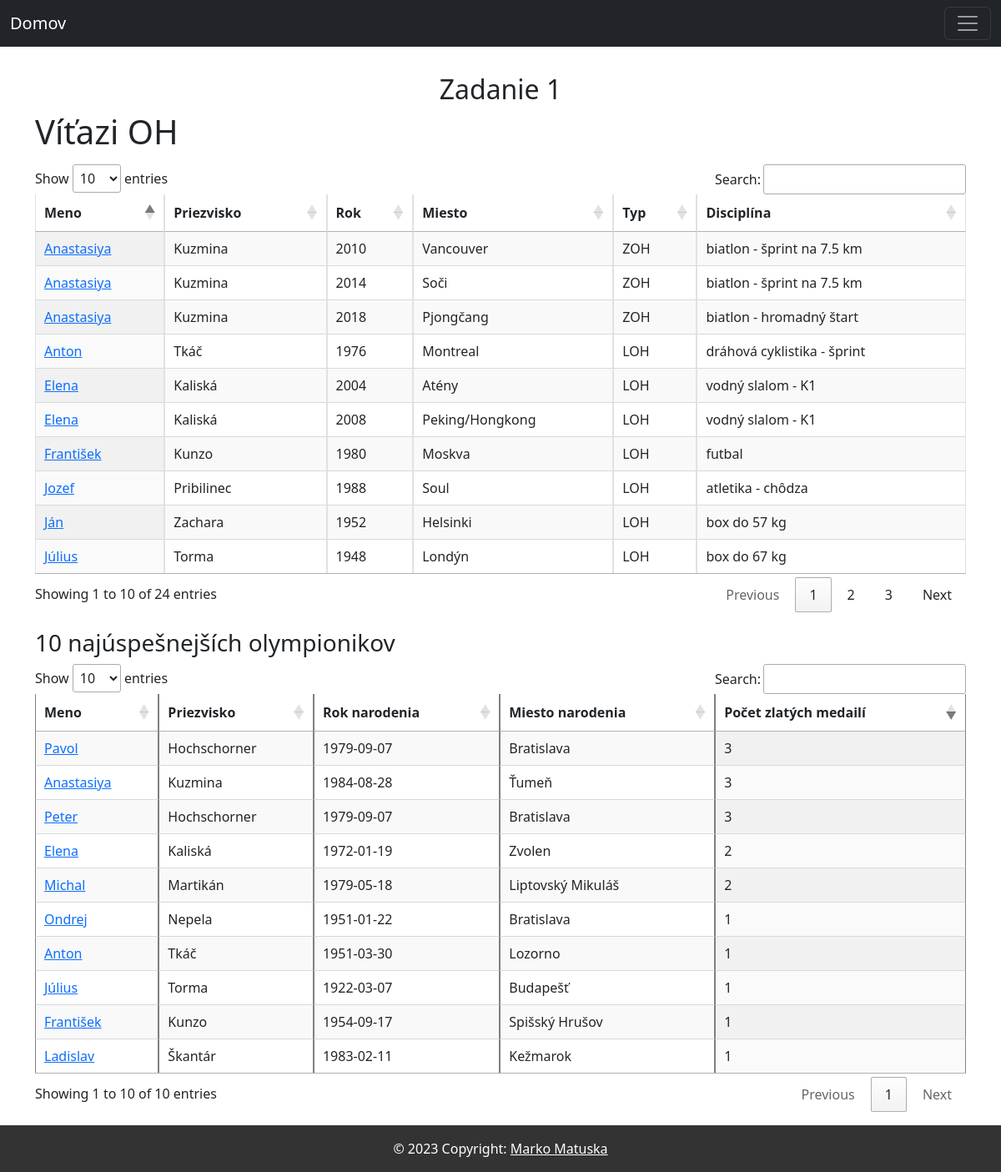
The page / on the database its author committed.
### tables this page shows
CREATE TABLE `placement` (
  `id` int UNSIGNED NOT NULL,
  `person_id` int UNSIGNED NOT NULL,
  `games_id` int UNSIGNED NOT NULL,
  `placing` smallint UNSIGNED NOT NULL,
  `discipline` varchar(200) NOT NULL
);

CREATE TABLE `person` (
  `id` int UNSIGNED NOT NULL,
  `name` varchar(100) NOT NULL,
  `surname` varchar(100) NOT NULL,
  `birth_day` date NOT NULL,
  `birth_place` varchar(100) NOT NULL,
  `birth_country` varchar(100) NOT NULL,
  `death_day` date DEFAULT NULL,
  `death_place` varchar(100) DEFAULT NULL,
  `death_country` varchar(100) DEFAULT NULL
);

CREATE TABLE `games` (
  `id` int UNSIGNED NOT NULL,
  `type` varchar(10) NOT NULL,
  `year` smallint NOT NULL,
  `games_order` tinyint UNSIGNED NOT NULL,
  `city` varchar(100) NOT NULL,
  `country` varchar(100) NOT NULL
);

### index.php (the view, shortened to what this page needs)
<?php
require_once('config.php');
try {
  $db = new PDO("mysql:host=$hostname;dbname=$dbname", $username, $password);
  $db->setAttribute(PDO::ATTR_ERRMODE, PDO::ERRMODE_EXCEPTION);
  $query = "SELECT *
    FROM person
    JOIN placement ON person.id = placement.person_id
    JOIN games ON placement.games_id = games.id
    where placement.placing = 1";
  $stmt = $db->query($query);
  $results = $stmt->fetchAll(PDO::FETCH_ASSOC);
  $query = "SELECT person.*, COUNT(placement.placing)
    FROM person
    INNER JOIN placement ON person.id = placement.person_id
    WHERE placement.placing = 1
    GROUP BY person.id
    ORDER BY COUNT(placement.placing) DESC
    LIMIT 10";
  $stmt = $db->query($query);
  $topResults = $stmt->fetchAll(PDO::FETCH_ASSOC);
} catch (PDOException $e) {
  echo $e->getMessage();
}
?>
<!DOCTYPE html>
<html lang="en">
<head>
  <link href="https://cdn.jsdelivr.net/npm/bootstrap@5.2.2/dist/css/bootstrap.min.css" rel="stylesheet">
  <link href="https://cdn.datatables.net/1.13.3/css/jquery.dataTables.css" rel="stylesheet">
  <link rel="stylesheet" href="stylesheet/style.css">
</head>
<body>
  <h2 style="text-align: center;">Zadanie 1</h2>
  <div>
    <nav class="navbar navbar-dark bg-dark fixed-top">
      <div class="container-fluid">
        <a class="navbar-brand" href="index.php">Domov</a>
        <button name="navBar" class="navbar-toggler" type="button" data-bs-toggle="offcanvas" data-bs-target="#offcanvasDarkNavbar" aria-controls="offcanvasDarkNavbar">
          <span class="navbar-toggler-icon"></span>
        </button>
      </div>
    </nav>
  </div>
  <div class="container-md">
    <h1 style="margin-bottom: 15px">Víťazi OH</h1>
    <table class="table display table-striped table-bordered">
      <thead class="thead-dark">
        <tr>
          <th>Meno</th>
          <th>Priezvisko</th>
          <th>Rok</th>
          <th>Miesto</th>
          <th>Typ</th>
          <th>Disciplína</th>
        </tr>
      </thead>
      <tbody>
        <?php
        foreach ($results as $result) {
          echo "<tr><td><a href='profileModal.php?id=" .  $result["person_id"] . "'>" . $result["name"] . "</a><td>" . $result["surname"] . "</td><td>" . $result["year"] . "</td><td>" . $result["city"] . "</td><td>" . $result["type"] . "</td><td>" . $result["discipline"] . "</td></tr>";
        }
        ?>
      </tbody>
    </table>
    <div style="margin-top: 20px;">
      <h3>10 najúspešnejších olympionikov</h3>
      <table class="table2 display table-striped table-bordered" style="width: 100%">
        <thead class="thead-dark">
          <tr>
            <th>Meno</th>
            <th>Priezvisko</th>
            <th>Rok narodenia</th>
            <th>Miesto narodenia</th>
            <th>Počet zlatých medailí</th>
          </tr>
        </thead>
        <tbody>
          <?php
          foreach ($topResults as $result) {
            echo "<tr><td><a href='profileModal.php?id=" .  $result["id"] . "'>" . $result["name"] . "</a></td><td>" . $result["surname"] . "</td><td>" . $result["birth_day"] . "</td><td>" . $result["birth_place"] . "</td><td>" . $result["COUNT(placement.placing)"] . "</td></tr>";
          }
          ?>
        </tbody>
      </table>
    </div>
  </div>
  <div class="text-center p-3 text-white mt-3" style="background-color: rgba(0, 0, 0, 0.8);">
    © 2023 Copyright:
    <a class="text-white" href="https://www.instagram.com/markomatuska/">Marko Matuska</a>
  </div>
</body>
</html>

### stylesheet/style.css (style rules this page uses)
body, html { padding-top: 44px; }

### rows shown on the page
placement: person.name "Elena", person.surname "Kaliská", games.year "2004", games.city "Atény", games.type "LOH", discipline "vodný slalom - K1"
placement: person.name "Elena", person.surname "Kaliská", games.year "2008", games.city "Peking/Hongkong", games.type "LOH", discipline "vodný slalom - K1"
placement: person.name "Anastasiya", person.surname "Kuzmina", games.year "2010", games.city "Vancouver", games.type "ZOH", discipline "biatlon - šprint na 7.5 km"
placement: person.name "Anastasiya", person.surname "Kuzmina", games.year "2014", games.city "Soči", games.type "ZOH", discipline "biatlon - šprint na 7.5 km"
placement: person.name "Anastasiya", person.surname "Kuzmina", games.year "2018", games.city "Pjongčang", games.type "ZOH", discipline "biatlon - hromadný štart"
placement: person.name "Jozef", person.surname "Pribilinec", games.year "1988", games.city "Soul", games.type "LOH", discipline "atletika - chôdza"
placement: person.name "Anton", person.surname "Tkáč", games.year "1976", games.city "Montreal", games.type "LOH", discipline "dráhová cyklistika - šprint"
placement: person.name "Ján", person.surname "Zachara", games.year "1952", games.city "Helsinki", games.type "LOH", discipline "box do 57 kg"
placement: person.name "Július", person.surname "Torma", games.year "1948", games.city "Londýn", games.type "LOH", discipline "box do 67 kg"
placement: person.name "František", person.surname "Kunzo", games.year "1980", games.city "Moskva", games.type "LOH", discipline "futbal"
person: name "Pavol", surname "Hochschorner", birth_day "1979-09-07", birth_place "Bratislava", COUNT "3"
person: name "Anastasiya", surname "Kuzmina", birth_day "1984-08-28", birth_place "Ťumeň", COUNT "3"
person: name "Peter", surname "Hochschorner", birth_day "1979-09-07", birth_place "Bratislava", COUNT "3"
person: name "Elena", surname "Kaliská", birth_day "1972-01-19", birth_place "Zvolen", COUNT "2"
person: name "Michal", surname "Martikán", birth_day "1979-05-18", birth_place "Liptovský Mikuláš", COUNT "2"
person: name "Ondrej", surname "Nepela", birth_day "1951-01-22", birth_place "Bratislava", COUNT "1"
person: name "Anton", surname "Tkáč", birth_day "1951-03-30", birth_place "Lozorno", COUNT "1"
person: name "Július", surname "Torma", birth_day "1922-03-07", birth_place "Budapešť", COUNT "1"
person: name "František", surname "Kunzo", birth_day "1954-09-17", birth_place "Spišský Hrušov", COUNT "1"
person: name "Ladislav", surname "Škantár", birth_day "1983-02-11", birth_place "Kežmarok", COUNT "1"
